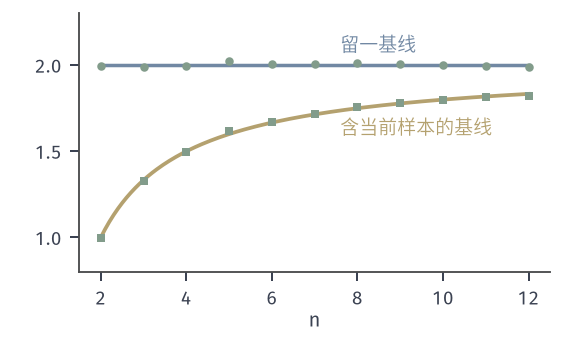

This chart was generated by the following Python code:
from pathlib import Path
import sys
HERE = Path(__file__).resolve().parent
sys.path.insert(0, str(HERE.parent/"pgrad-common"))
from pgrad_fig import *
# X ~ N(theta,1), theta = 1, f = x^2, s = x - theta, target J'(1) = 2.
# Baseline = mean of all n values of f (uses the current sample): mean (n-1)/n * 2 (yellow, exact).
# Leave-one-out baseline (mean of the other n-1 values): unbiased, mean 2 (blue, exact).
# Dots: averages of the two estimators over R = 40000 seeded repetitions, n = 2..12.
rng = np.random.default_rng(SEED+4)
ns = np.arange(2, 13); R = 40000; th = 1.0
mfull, mloo, vloo, vnone = [], [], [], []
for n in ns:
    E = rng.standard_normal((R, n)); F = (th+E)**2
    fb = F.mean(1, keepdims=True); loo = (F.sum(1, keepdims=True)-F)/(n-1)
    g_full = ((F-fb)*E).mean(1); g_loo = ((F-loo)*E).mean(1); g0 = (F*E).mean(1)
    mfull.append(float(g_full.mean())); mloo.append(float(g_loo.mean())); vloo.append(float(g_loo.var()*n)); vnone.append(float(g0.var()*n))
fig, ax = figure(width_mm=80, height_mm=48)
panel(fig, left=.14, right=.97, bottom=.2, top=.96)
nn = np.linspace(2, 12, 200)
ax.plot(nn, 2*np.ones_like(nn), color=BLUE, lw=1.4)
ax.plot(nn, 2*(nn-1)/nn, color=YELLOW, lw=1.5)
ax.plot(ns, mloo, 'o', color=GREEN, ms=3.4, mew=0); ax.plot(ns, mfull, 's', color=GREEN, ms=3.2, mew=0)
lab(ax, 7.6, 2.08, '留一基线', BLUE); lab(ax, 7.6, 1.6, '含当前样本的基线', YELLOW)
ax.set_xlim(1.5, 12.5); ax.set_ylim(.8, 2.3); ax.set_xticks([2, 4, 6, 8, 10, 12]); ax.set_yticks([1, 1.5, 2])
axlab(ax, r'$n$')
save(fig, HERE, 'figure', {'n': ns.tolist(), 'mean_full': mfull, 'mean_loo': mloo, 'n_var_loo': vloo, 'n_var_plain': vnone})
